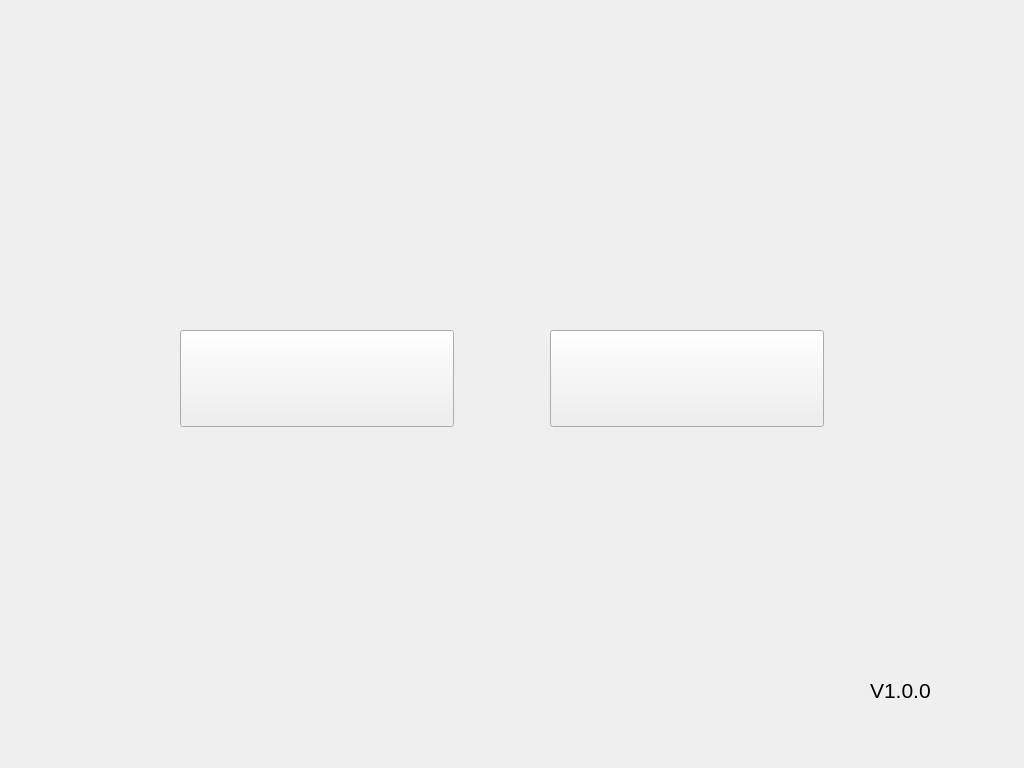
<?xml version="1.0" encoding="UTF-8"?>
<ui version="4.0">
 <class>choiceLoginDevWidget</class>
 <widget class="QWidget" name="choiceLoginDevWidget">
  <property name="geometry">
   <rect>
    <x>0</x>
    <y>0</y>
    <width>1024</width>
    <height>768</height>
   </rect>
  </property>
  <property name="windowTitle">
   <string>Form</string>
  </property>
  <property name="styleSheet">
   <string notr="true">QWidget#choiceLoginDevWidget { 
border-image: url(:/monres/background.bmp); 
} 
</string>
  </property>
  <widget class="QPushButton" name="pvmsPushButton">
   <property name="geometry">
    <rect>
     <x>550</x>
     <y>330</y>
     <width>274</width>
     <height>97</height>
    </rect>
   </property>
   <property name="font">
    <font>
     <pointsize>18</pointsize>
    </font>
   </property>
   <property name="styleSheet">
    <string notr="true">QPushButton{background-image: url(:/monres/preview.bmp);}
QPushButton:hover{background-color: rgb(246, 246, 246);color: rgb(86, 164, 246);border-color: rgb(255, 255, 255);border-width: 2px;border-style: solid;}

QPushButton:pressed
{background-color: rgb(86, 164, 246);color: rgb(255, 255, 255);border-color: rgb(170, 170, 170);border-width: 2px;border-style: solid;}</string>
   </property>
   <property name="text">
    <string/>
   </property>
  </widget>
  <widget class="QPushButton" name="cvmsPushButton">
   <property name="enabled">
    <bool>true</bool>
   </property>
   <property name="geometry">
    <rect>
     <x>180</x>
     <y>330</y>
     <width>274</width>
     <height>97</height>
    </rect>
   </property>
   <property name="font">
    <font>
     <pointsize>18</pointsize>
    </font>
   </property>
   <property name="styleSheet">
    <string notr="true">QPushButton{
background-image: url(:/monres/playback.bmp);}

QPushButton:hover{background-color: rgb(246, 246, 246);color: rgb(86, 164, 246);border-color: rgb(255, 255, 255);border-width: 2px;border-style: solid;}

QPushButton:pressed
{background-color: rgb(86, 164, 246);color: rgb(255, 255, 255);border-color: rgb(170, 170, 170);border-width: 2px;border-style: solid;}</string>
   </property>
   <property name="text">
    <string/>
   </property>
  </widget>
  <widget class="QLabel" name="versionLabel">
   <property name="geometry">
    <rect>
     <x>870</x>
     <y>680</y>
     <width>81</width>
     <height>21</height>
    </rect>
   </property>
   <property name="font">
    <font>
     <pointsize>16</pointsize>
    </font>
   </property>
   <property name="text">
    <string>V1.0.0</string>
   </property>
  </widget>
 </widget>
 <resources/>
 <connections/>
</ui>
